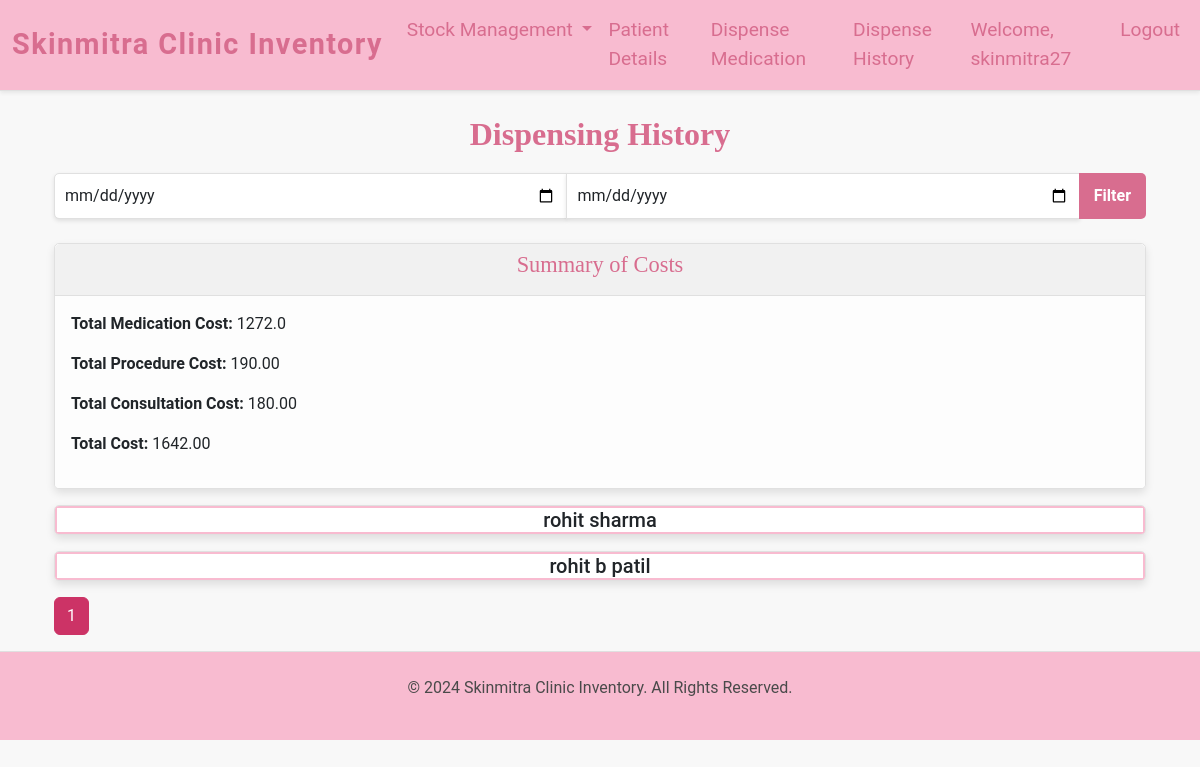
Page /dispensing-history/ (signed in) on the earlier database version.
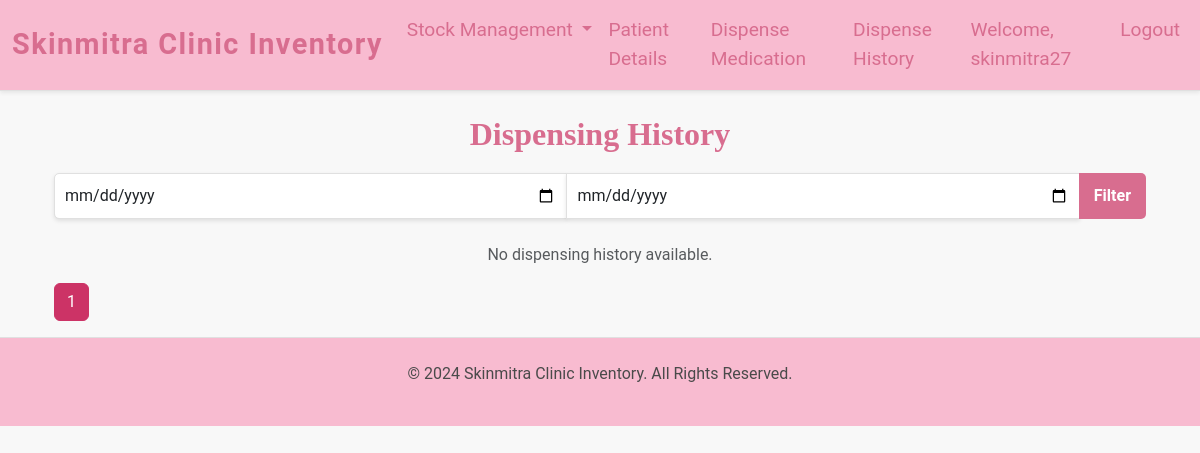
Same page on the later database version.
### inventory/models.py (models this page shows, shortened)
class Patient(models.Model):
    name = models.CharField(max_length=255)
    age = models.DecimalField(max_digits=10, decimal_places=2)
    contact = models.CharField(max_length=15, blank=True, null=True)
    diagnosis = models.TextField(blank=True, null=True)

### inventory/views.py (the view)
# urls.py: path("dispensing-history/", views.dispensing_history_view, name="dispensing_history"),
@login_required
def dispensing_history_view(request):
    search_query = request.GET.get('search', '').strip()
    from_date = request.GET.get('from_date')
    to_date = request.GET.get('to_date')
    all_history = (
        DispensedMedicationHistory.objects.select_related('patient')
        .order_by('-date_dispensed')
    )
    if search_query:
        all_history = all_history.filter(
            Q(patient__name__icontains=search_query) |
            Q(patient__contact__icontains=search_query)  # Assuming 'contact' exists
        )
    if from_date and to_date:
        all_history = all_history.filter(date_dispensed__range=[from_date, to_date])
    total_medication_cost = 0
    total_procedure_cost = 0
    total_consultation_cost = 0
    total_cost = 0
    grouped_history = {}
    for record in all_history:
        logger.debug(f"Medication Details for Record {record.id}: {record.medication_details}")
        if isinstance(record.medication_details, list):
            medication_cost = sum(medication['cost'] for medication in record.medication_details)
        else:
            medication_cost = 0
        total_medication_cost += medication_cost
        total_procedure_cost += record.procedure_cost or 0
        total_consultation_cost += record.consultation_charge or 0
        total_cost += record.cost or 0
        if record.patient not in grouped_history:
            grouped_history[record.patient] = []
        grouped_history[record.patient].append(record)
    grouped_history_list = list(grouped_history.items())
    paginator = Paginator(grouped_history_list, 10)  # Show 10 patients per page
    page_number = request.GET.get('page')
    page_obj = paginator.get_page(page_number)
    return render(
        request,
        'dispensing_history.html',
        {
            'history': page_obj,
            'search_query': search_query,  # Pass the search query to the template
            'total_medication_cost': total_medication_cost,
            'total_procedure_cost': total_procedure_cost,
            'total_consultation_cost': total_consultation_cost,
            'total_cost': total_cost,
            'from_date': from_date,
            'to_date': to_date,
        }
    )

### inventory/templates/dispensing_history.html (shortened to what this page needs)
{% extends 'base.html' %}
{% block content %}
<div class="container">
    <h1 class="disp-hist-heading">Dispensing History</h1>
    <form method="get" action="" class="mb-4">
        <div class="input-group">
            <input type="date" name="from_date" class="form-control" placeholder="From Date" value="{{ request.GET.from_date|default:'' }}">
            <input type="date" name="to_date" class="form-control" placeholder="To Date" value="{{ request.GET.to_date|default:'' }}">
            <button type="submit" class="btn btn-primary">Filter</button>
        </div>
    </form>
    {% if history %}
    <div class="card my-3">
        <div class="card-header">
            <h5 class="card-title">Summary of Costs</h5>
        </div>
        <div class="card-body">
            <p><strong>Total Medication Cost: </strong>{{ total_medication_cost|default:"0.00" }}</p>
            <p><strong>Total Procedure Cost: </strong>{{ total_procedure_cost|default:"0.00" }}</p>
            <p><strong>Total Consultation Cost: </strong>{{ total_consultation_cost|default:"0.00" }}</p>
            <p><strong>Total Cost: </strong>{{ total_cost|default:"0.00" }}</p>
        </div>
    </div>
    {% endif %}
    {% for patient, records in history %}
    <div class="card my-3">
        <div class="card-header-patient" data-bs-toggle="collapse" data-bs-target="#patient-{{ patient.id }}">
            <h5 class="card-header-patient mb-0">{{ patient.name }}</h5>
        </div>
    </div>
    {% empty %}
    <p class="text-center text-muted">No dispensing history available.</p>
    {% endfor %}
    <div class="pagination mt-3">
        <nav aria-label="Page navigation">
            <ul class="pagination justify-content-center">
                {% for num in history.paginator.page_range %}
                    <li class="page-item {% if history.number == num %}active{% endif %}">
                        <a class="page-link" href="?page={{ num }}{% if request.GET.search %}&search={{ request.GET.search }}{% endif %}">{{ num }}</a>
                    </li>
                {% endfor %}
            </ul>
        </nav>
    </div>
</div>
{% endblock %}

Differences in the rows shown:
removed Patient: name "rohit sharma"
removed Patient: name "rohit b patil"
Other differences:
{{ total_medication_cost|default:"0.00" }}: "1272.0" → (not shown)
{{ total_procedure_cost|default:"0.00" }}: "190.00" → (not shown)
{{ total_consultation_cost|default:"0.00" }}: "180.00" → (not shown)
{{ total_cost|default:"0.00" }}: "1642.00" → (not shown)
text no longer shown: "Summary of Costs Total Medication Cost: Total Procedure Cost: Total Consultation Cost: Total Cost:"
text now shown: "No dispensing history available."
